Frame 1 (no input): blank canvas, image omitted
Frame 60 (no input): blank canvas, image omitted
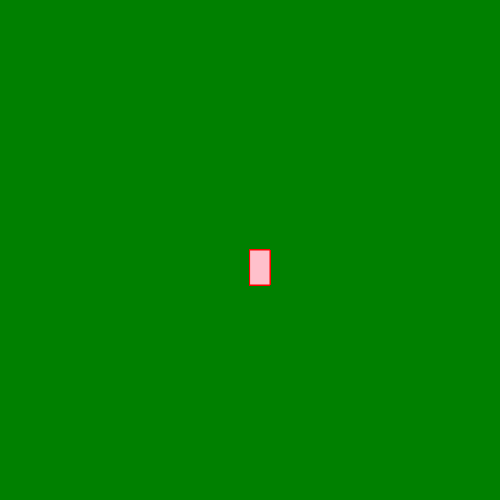
Frame 120 (the mouse pressed at the canvas centre since frame 60)

The p5.js sketch whose frames 1 and 60 were blank and that drew this single picture after the mouse press (run headless with seeded random() and noise() and a simulated clock; from frame 60 on, the mouse is pressed at the canvas centre):

// p5.js sketch
// ── sketch.js
function setup() {
    createCanvas(500, 500);
    background("green");
  }
  
  function draw() {
   stroke("red");
    fill("pink");
    
    if(mouseIsPressed){
    rect(mouseX,mouseY, 20 ,35);
    }
  }
